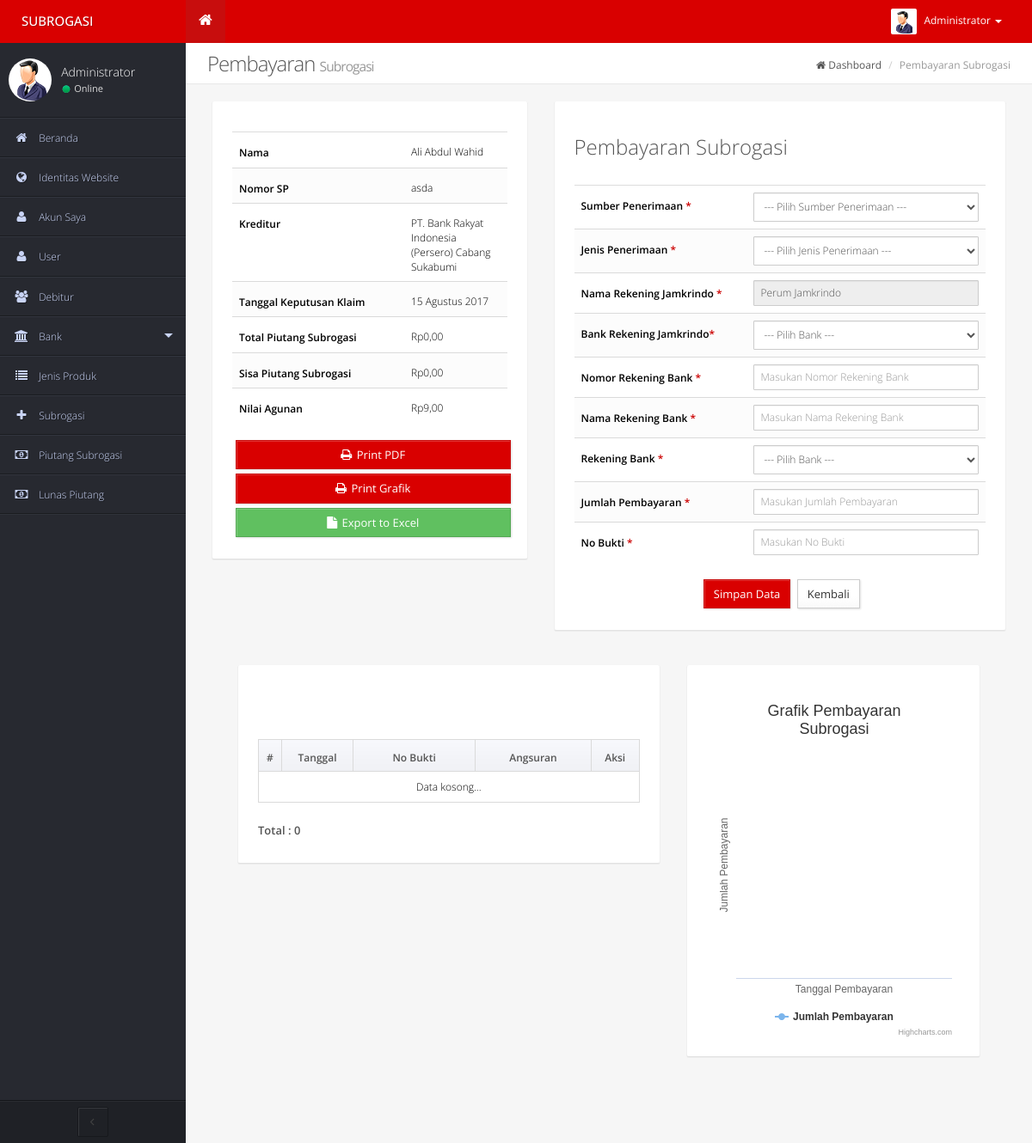
The app's page /admin/media.php?module=angsuran&id=16 (signed in) with its own data.
### tables this page shows
CREATE TABLE `debitur` (
  `debitur_id` int(11) NOT NULL,
  `debitur_name` varchar(35) NOT NULL,
  `debitur_notelp` varchar(12) NOT NULL,
  `debitur_address` varchar(255) NOT NULL,
  `debitur_gender` varchar(25) NOT NULL,
  `debitur_age` int(11) NOT NULL,
  `debitur_created` datetime NOT NULL
);

CREATE TABLE `subrogasi` (
  `subrogasi_id` int(11) NOT NULL,
  `subrogasi_nosp` varchar(50) NOT NULL,
  `subrogasi_sisapiutang` int(20) NOT NULL,
  `subrogasi_totalpiutang` int(20) NOT NULL,
  `subrogasi_SKIM` varchar(40) NOT NULL,
  `subrogasi_sertifikat` varchar(100) NOT NULL,
  `subrogasi_tglklaim` datetime NOT NULL,
  `debitur_id` int(11) NOT NULL,
  `bank_id` int(11) NOT NULL,
  `product_id` int(11) NOT NULL,
  `subrogasi_agunan` int(20) NOT NULL
);

CREATE TABLE `bank` (
  `bank_id` int(11) NOT NULL,
  `bank_cabang` varchar(50) NOT NULL,
  `bank_kcp` varchar(50) NOT NULL,
  `categorybank_id` int(11) NOT NULL,
  `bank_created` datetime NOT NULL
);

CREATE TABLE `categorybank` (
  `categorybank_id` int(11) NOT NULL,
  `categorybank_name` varchar(50) NOT NULL,
  `categorybank_created` datetime NOT NULL
);

### admin/modul/mod_angsuran/angsuran.php (the view, shortened to what the rows shown need)
<?php
include "../config/fungsi_indotgl.php";
include "../config/fungsi_rupiah.php";
$aksi="modul/mod_angsuran/angsuran_aksi.php";
switch($_GET['act']) {
  default:
  $subrogasi=mysql_query("SELECT * FROM subrogasi WHERE subrogasi_id='$_GET[id]'");
  $s      = mysql_fetch_array($subrogasi);
  $tanggal=tgl_indo($s['subrogasi_tglklaim']);
  $totalpiutang=format_rupiah($s['subrogasi_totalpiutang']);
  $sisapiutang=format_rupiah($s['subrogasi_sisapiutang']);
  $agunan=format_rupiah($s['subrogasi_agunan']);
  ?>
  <div class="cl-mcont">
    <div class="row">
      <div class="col-md-5">
        <div class="block-flat">
          <div class="content">
            <form role="form" class="form-horizontal" action="?module=produk&act=edit&id=<?php echo $r['product_id'] ?>" method="post" enctype="multipart/form-data" parsley-validate novalidate>
              <div class="table-responsive">
                <table class="table no-border hover">
                  <tbody class="no-border-y">
                    <tr>
                      <td>
                        <label class="control-label">Nama</label>
                      </td>
                      <?php
                      $result2=mysql_query("SELECT * FROM debitur WHERE debitur_id = $s[debitur_id]");
                        while ($e=mysql_fetch_array($result2)) {
                          ?>
                      <td class="detail"><?php echo $e['debitur_name'] ?></td>
                      <?php } ?>
                    </tr>
                    <tr>
                      <td>
                        <label class="control-label">Nomor SP</label>
                      </td>
                      <td class="detail"><?php echo $s['subrogasi_nosp'] ?></td>
                    </tr>
                    <tr>
                      <td>
                        <label class="control-label">Kreditur</label>
                      </td>
                      <?php
                      $result2=mysql_query("SELECT * FROM bank WHERE bank_id = $s[bank_id]");
                        while ($e=mysql_fetch_array($result2)) {
                          $result4 =mysql_query("SELECT * FROM categorybank WHERE categorybank_id='$e[categorybank_id]'");
                          $r4      = mysql_fetch_array($result4);
                          ?>
                      <td class="detail"><?php echo $r4['categorybank_name'] ?> <?php echo $e['bank_cabang']; ?></td>
                      <?php } ?>
                    </tr>
                    <tr>
                      <td>
                        <label class="control-label">Tanggal Keputusan Klaim</label>
                      </td>
                      <td class="detail"><?php echo $tanggal ?></td>
                    </tr>
                    <tr>
                      <td>
                        <label class="control-label">Total Piutang Subrogasi</label>
                      </td>
                      <td class="detail">Rp<?php echo $totalpiutang ?>,00</td>
                    </tr>
                    <tr>
                      <td>
                        <label class="control-label">Sisa Piutang Subrogasi</label>
                      </td>
                      <td class="detail">Rp<?php echo $sisapiutang ?>,00</td>
                    </tr>
                    <tr>
                      <td width="200">
                        <label class="control-label">Nilai Agunan</label>
                      </td>
                      <td class="detail">Rp<?php echo $agunan ?>,00</td>
                    </tr>
                  </tbody>
                </table>
              </div>
            </form>
            <div class='center'>
              <a class="btn btn-primary btn-block" href="modul/mod_angsuran/angsuran_pdf.php?id=<?php echo $s['subrogasi_id']; ?>"><i class="fa fa-print"></i> Print PDF</a>
                <a class="btn btn-primary btn-block" id="button-print"><i class="fa fa-print"></i> Print Grafik</a>
              <a href="modul/mod_angsuran/angsuran_excel.php?id=<?php echo $s['subrogasi_id']; ?>" class="btn btn-success btn-block"><i class="fa fa-file"></i> Export to Excel</a>
                </div>
          </div>
        </div>
      </div>
      <div class="col-md-7">
        <?php if ($_SESSION['level']=='admin') { ?>
        <div class="block-flat">
          <div class="content">
            <form role="form" class="form-horizontal" action="<?php echo $aksi ?>?module=angsuran&act=tambah" method="post" enctype="multipart/form-data" parsley-validate novalidate>
              <h3 class="title">Pembayaran Subrogasi</h3>
              <div class="table-responsive">
                <table class="table no-border hover">
                  <tbody class="no-border-y">
                    <tr>
                      <td width="200">
                        <label for="transaksi_sumberpenerimaan" class="control-label">Sumber Penerimaan <span class="required">*</span></label>
                      </td>
                      <td>
                        <select name="transaksi_sumberpenerimaan" class="form-control" id="transaksi_sumberpenerimaan" required>
                          <option value="">--- Pilih Sumber Penerimaan ---</option>
                        </select>
                      </td>
                    </tr>
                    <tr>
                      <td>
                        <label for="transaksi_jenispenerimaan" class="control-label">Jenis Penerimaan <span class="required">*</span></label>
                      </td>
                      <td>
                        <select name="transaksi_jenispenerimaan" class="form-control" id="transaksi_jenispenerimaan" required>
                          <option value="">--- Pilih Jenis Penerimaan ---</option>
                        </select>
                      </td>
                    </tr>
                    <tr>
                      <td>
                        <label for="transaksi_namarekjamkrindo" class="control-label" >Nama Rekening Jamkrindo <span class="required">*</span></label>
                      </td>
                      <td>
                        <input name="transaksi_namarekjamkrindo" type="text" value="Perum Jamkrindo" readonly required class="form-control input-sm" id="transaksi_namarekjamkrindo" placeholder="Masukan Nama Rekening Jamkrindo"/>
                      </td>
                    </tr>
                    <tr>
                      <td>
                        <label for="transaksi_bankjamkrindo" class="control-label">Bank Rekening Jamkrindo<span class="required">*</span></label>
                      </td>
                      <td>
                        <select name="transaksi_bankjamkrindo" class="form-control" id="transaksi_bankjamkrindo" required>
                          <option value="">--- Pilih Bank ---</option>
                        </select>
                      </td>
                    </tr>
                    <tr>
                      <td>
                        <label for="transaksi_norekbank" class="control-label" >Nomor Rekening Bank <span class="required">*</span></label>
                      </td>
                      <td>
                        <input name="transaksi_norekbank" type="text" required class="form-control input-sm" id="transaksi_norekbank" placeholder="Masukan Nomor Rekening Bank"/>
                      </td>
                    </tr>
                    <tr>
                      <td>
                        <label for="transaksi_namarekbank" class="control-label" >Nama Rekening Bank <span class="required">*</span></label>
                      </td>
                      <td>
                        <input name="transaksi_namarekbank" type="text" required class="form-control input-sm" id="transaksi_namarekbank" placeholder="Masukan Nama Rekening Bank"/>
                      </td>
                    </tr>
                    <tr>
                      <td>
                        <label for="transaksi_bank" class="control-label">Rekening Bank <span class="required">*</span></label>
                      </td>
                      <td>
                        <select name="transaksi_bank" class="form-control" id="transaksi_bank" required>
                          <option value="">--- Pilih Bank ---</option>
                        </select>
                      </td>
                    </tr>
                    <tr>
                      <td>
                        <label for="transaksi_jumlah" class="control-label" >Jumlah Pembayaran <span class="required">*</span></label>
                      </td>
                      <td>
                        <input name="transaksi_jumlah" type="number" required class="form-control input-sm" id="transaksi_jumlah" placeholder="Masukan Jumlah Pembayaran"/>
                      </td>
                    </tr>
                    <tr>
                      <td>
                        <label for="transaksi_nobukti" class="control-label" >No Bukti <span class="required">*</span></label>
                      </td>
                      <td>
                        <input name="transaksi_nobukti" type="text" required class="form-control input-sm" id="transaksi_nobukti" placeholder="Masukan No Bukti"/>
                      </td>
                    </tr>
                  </tbody>
                </table>
              </div>
          <div class='center'>
            <input class="btn btn-primary" type="submit" name="simpan" value="Simpan Data">
            <input class="btn btn-default" type="reset" name="batal" value="Kembali" onclick="location.href='?module=subrogasi'"/>
              </div>
            </form>
        </div></div>
      <?php } ?>
      </div>
  </div>
  <div class="cl-mcont" style="margin-top:-100px;">
    <div class="row">
      <div class="col-md-7">
        <div class="block-flat">
          <div class="content">
            <form method="get" action='<?php echo '?module=tindakan&'.$_SERVER['PHP_SELF'] ?>'>
              <div class='btn-navigation'>
              </div>
              <div class='row'>
                  <div class='col-md-2 col-sm-12'>
                  </div>
                  <div class='col-md-2 col-sm-12'>
                  </div>
                  <div class='col-md-2 col-sm-12'>
                  </div>
                </div>
              </form>
              <div class="table-responsive">
                <table class="hover">
                  <thead class="primary-emphasis">
                    <tr>
                      <th width="30">#</th>
                      <th width="120">Tanggal</th>
                      <th width="300">No Bukti</th>
                      <th width="240">Angsuran</th>
                      <th width="80">Aksi</th>
                    </tr>
                  </thead>
                  <tbody>
                  <?php
                    $result=mysql_query("SELECT * FROM transaksi WHERE subrogasi_id='$_GET[id]'");
                    $jmldata = mysql_num_rows(mysql_query("SELECT * FROM transaksi WHERE subrogasi_id='$_GET[id]'"));
                    if(mysql_num_rows($result) === 0) {
                    ?>
                    <tr>
                      <td class="center" colspan="10">Data kosong...</td>
                    </tr>
                    <?php }?>
                  </tbody>
                </table>
                <div id='pagination'>
                  <div class='pagination-left'>Total : <?php echo $jmldata ?></div>
                </div>
              </div>
            </div>
          </div>
        </div>
        <div class="col-md-5">
          <div class="block-flat">
            <div class="content text-center">
<div id="charts" style="width:100%; height:400px;"></div>
                   </div>
                 </div>
               </div>
             </div>
           </div>
  <?php
  break;
  ?>
  <?php
} ?>

### admin/media.php (shortened to what the rows shown need)
<?php
if (empty($_SESSION['username']) AND empty($_SESSION['password'])){
  header("location: index.php");
} else { ?>
<!DOCTYPE html>
<html>
<head>
  <?php
  $result=mysql_query("SELECT * FROM identitas WHERE identitas_id=1");
  while ($r=mysql_fetch_array($result)) { ?>
  <title><?php echo $r['identitas_website'] ?></title>
  <meta charset="UTF-8"/>
  <meta name="viewport" content="width=device-width, initial-scale=1.0">
  <meta name="description" content="<?php echo $r['identitas_deskripsi'] ?>"/>
  <meta name="keywords" content="<?php echo $r['identitas_keyword'] ?>"/>
  <meta name="author" content="<?php echo $r['identitas_author'] ?>"/>
  <link rel="shortcut icon" type="image/x-icon" href="assets/images/website/<?php echo $r['identitas_favicon'] ?>" sizes="16x16" />
  <?php } ?>
  <link href="assets/admin/js/bootstrap/dist/css/bootstrap.css" rel="stylesheet" />
  <link href="assets/admin/fonts/font-awesome-4/css/font-awesome.min.css" rel="stylesheet" />
  <link href='assets/admin/fonts/css/fonts.css' rel='stylesheet' type='text/css'>
  <link href="assets/admin/js/jquery.nanoscroller/nanoscroller.css" rel="stylesheet" type="text/css" />
  <link href="assets/admin/css/style.css" rel="stylesheet" type="text/css" />
</head>
<body>
  <?php
  $result2 =mysql_query("SELECT * FROM admin WHERE admin_username='$_SESSION[username]'");
  $r2      = mysql_fetch_array($result2);
  ?>
  <div id="head-nav" class="navbar navbar-default navbar-fixed-top">
    <div class="container-fluid">
      <div class="navbar-header">
        <a class="navbar-brand" href="#"><span>SUBROGASI</span></a>
      </div>
      <div class="navbar-collapse collapse">
        <ul class="nav navbar-nav left-nav">
          <li class="active"><a href=""><i class="fa fa-home"></i></a></li>
        </ul>
        <ul class="nav navbar-nav navbar-right user-nav">
          <li class="dropdown profile_menu">
            <a href="#" class="dropdown-toggle" data-toggle="dropdown">
              <img alt="Avatar" src="assets/admin/images/avatar2.jpg" />
              <span><?php echo $r2['admin_name'] ?></span>
              <b class="caret"></b>
            </a>
          </li>
        </ul>
      </div>
    </div>
  </div>
  <div id="cl-wrapper" class="fixed-menu">
    <div class="cl-sidebar" data-position="right">
        <div class="cl-navblock">
          <div class="menu-space">
            <div class="content">
              <div class="side-user">
                <div class="avatar">
                  <img src="assets/admin/images/avatar1_50.jpg" alt="Avatar" />
                </div>
                <div class="info">
                  <a href="#"><?php echo $r2['admin_name'] ?></a>
                  <img src="assets/admin/images/state_online.png" alt="Status" />
                  <span>Online</span>
                </div>
              </div>
              <ul class="cl-vnavigation">
                <?php include "sidemenu.php"; ?>
              </ul>
            </div>
          </div>
          <div class="text-center collapse-button" style="padding:7px 9px;">
            <button id="sidebar-collapse" class="btn btn-default" style="">
              <i class="fa fa-angle-left"></i>
            </button>
          </div>
        </div>
      </div>
      <div class="container-fluid" id="pcont">
        <?php include "breadcrumb.php"; ?>
        <?php include "content.php"; ?>
			</div>
    </div>
  </body>
</html>
<?php } ?>

### records on screen
debitur: debitur_name "Ali Abdul Wahid"
subrogasi: subrogasi_nosp "asda", subrogasi_tglklaim "15 Agustus 2017", subrogasi_totalpiutang "0", subrogasi_sisapiutang "0", subrogasi_agunan "9"
bank: categorybank.categorybank_name "PT. Bank Rakyat Indonesia (Persero)", bank_cabang "Cabang Sukabumi"

### other values on screen
$r2['admin_name'] "Administrator"
$jmldata "0"
